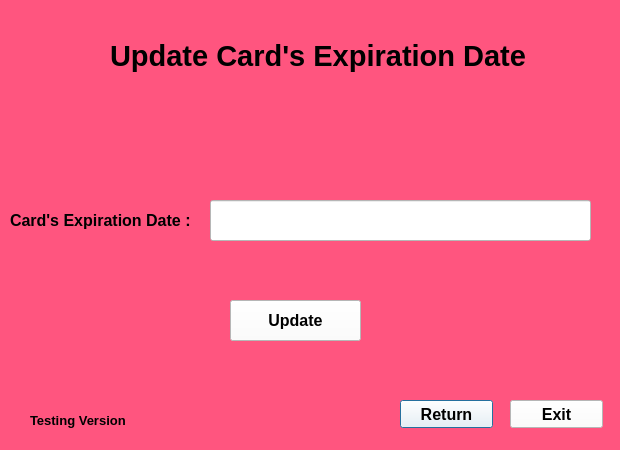
<?xml version="1.0" encoding="UTF-8"?>
<ui version="4.0">
 <class>Dialog</class>
 <widget class="QDialog" name="Dialog">
  <property name="geometry">
   <rect>
    <x>0</x>
    <y>0</y>
    <width>620</width>
    <height>450</height>
   </rect>
  </property>
  <property name="windowTitle">
   <string>Dialog</string>
  </property>
  <property name="styleSheet">
   <string notr="true">background-color: rgb(255, 85, 127);</string>
  </property>
  <widget class="QLabel" name="label_4">
   <property name="geometry">
    <rect>
     <x>110</x>
     <y>20</y>
     <width>451</width>
     <height>71</height>
    </rect>
   </property>
   <property name="font">
    <font>
     <family>MS Sans Serif</family>
     <pointsize>22</pointsize>
     <weight>75</weight>
     <bold>true</bold>
     <strikeout>false</strikeout>
    </font>
   </property>
   <property name="text">
    <string>Update Card's Expiration Date</string>
   </property>
  </widget>
  <widget class="QLabel" name="label_2">
   <property name="geometry">
    <rect>
     <x>30</x>
     <y>410</y>
     <width>131</width>
     <height>20</height>
    </rect>
   </property>
   <property name="font">
    <font>
     <family>MS Sans Serif</family>
     <pointsize>10</pointsize>
     <weight>75</weight>
     <bold>true</bold>
    </font>
   </property>
   <property name="text">
    <string>Testing Version</string>
   </property>
  </widget>
  <widget class="QPushButton" name="ReturnButton">
   <property name="geometry">
    <rect>
     <x>400</x>
     <y>400</y>
     <width>93</width>
     <height>28</height>
    </rect>
   </property>
   <property name="font">
    <font>
     <family>MS Sans Serif</family>
     <pointsize>12</pointsize>
     <weight>75</weight>
     <bold>true</bold>
    </font>
   </property>
   <property name="styleSheet">
    <string notr="true">background-color: rgb(255, 255, 255);</string>
   </property>
   <property name="text">
    <string>Return</string>
   </property>
  </widget>
  <widget class="QPushButton" name="Update">
   <property name="geometry">
    <rect>
     <x>230</x>
     <y>300</y>
     <width>131</width>
     <height>41</height>
    </rect>
   </property>
   <property name="font">
    <font>
     <family>MS Sans Serif</family>
     <pointsize>12</pointsize>
     <weight>75</weight>
     <bold>true</bold>
    </font>
   </property>
   <property name="styleSheet">
    <string notr="true">background-color: rgb(255, 255, 255);</string>
   </property>
   <property name="text">
    <string>Update</string>
   </property>
  </widget>
  <widget class="QLabel" name="label_5">
   <property name="geometry">
    <rect>
     <x>10</x>
     <y>200</y>
     <width>191</width>
     <height>41</height>
    </rect>
   </property>
   <property name="font">
    <font>
     <family>MS Sans Serif</family>
     <pointsize>12</pointsize>
     <weight>75</weight>
     <bold>true</bold>
     <strikeout>false</strikeout>
    </font>
   </property>
   <property name="styleSheet">
    <string notr="true"/>
   </property>
   <property name="text">
    <string>Card's Expiration Date :</string>
   </property>
  </widget>
  <widget class="QPushButton" name="Exit">
   <property name="geometry">
    <rect>
     <x>510</x>
     <y>400</y>
     <width>93</width>
     <height>28</height>
    </rect>
   </property>
   <property name="font">
    <font>
     <family>MS Sans Serif</family>
     <pointsize>12</pointsize>
     <weight>75</weight>
     <bold>true</bold>
    </font>
   </property>
   <property name="styleSheet">
    <string notr="true">background-color: rgb(255, 255, 255);</string>
   </property>
   <property name="text">
    <string>Exit</string>
   </property>
  </widget>
  <widget class="QLineEdit" name="CardExpirationDate">
   <property name="geometry">
    <rect>
     <x>210</x>
     <y>200</y>
     <width>381</width>
     <height>41</height>
    </rect>
   </property>
   <property name="styleSheet">
    <string notr="true">background-color: rgb(255, 255, 255);</string>
   </property>
  </widget>
 </widget>
 <resources/>
 <connections/>
</ui>
